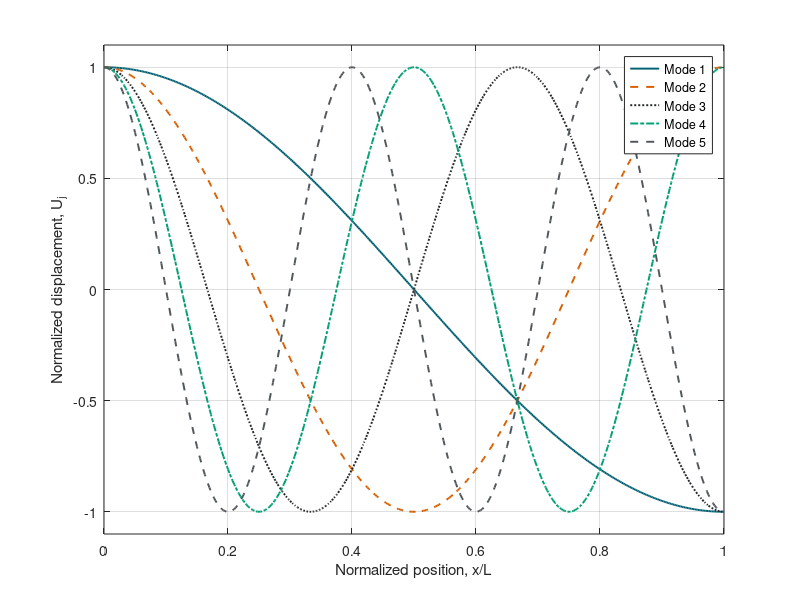
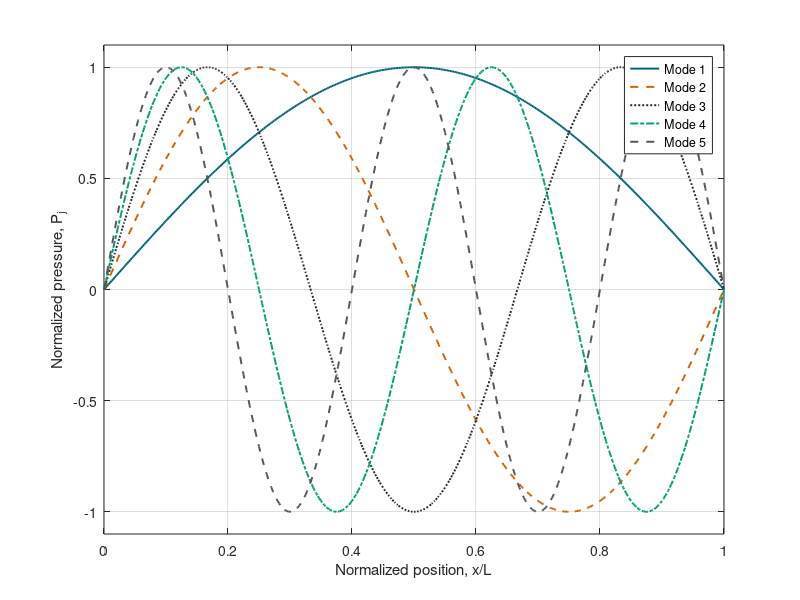

Write MATLAB code to recreate these figures, in order.
% C.2. Air vibration in an open-open tube.
clear; clc; close all;

N = 5;
x = linspace(0, 1, 401);
n = 1:N;

U = cos((n' * pi) * x);
P = sin((n' * pi) * x);

C = [0 95 115; 213 94 0; 37 40 42; 0 158 115; 80 86 91] / 255;
ls = {'-', '--', ':', '-.', '--'};

fprintf('Open-open tube. z_j = j*pi, j >= 1.\n');
fprintf('f_j/f_1 = ');
fprintf('%g ', n);
fprintf('\n');

figure('Color', 'w');
hold on;
for j = 1:N
    plot(x, U(j, :), 'Color', C(j, :), 'LineStyle', ls{j}, ...
        'LineWidth', 1.4, 'DisplayName', sprintf('Mode %d', j));
end
xlabel('Normalized position, x/L');
ylabel('Normalized displacement, U_j');
xlim([0 1]); ylim([-1.1 1.1]);
legend('Location', 'northeast'); grid on; box on;

figure('Color', 'w');
hold on;
for j = 1:N
    plot(x, P(j, :), 'Color', C(j, :), 'LineStyle', ls{j}, ...
        'LineWidth', 1.4, 'DisplayName', sprintf('Mode %d', j));
end
xlabel('Normalized position, x/L');
ylabel('Normalized pressure, P_j');
xlim([0 1]); ylim([-1.1 1.1]);
legend('Location', 'northeast'); grid on; box on;
